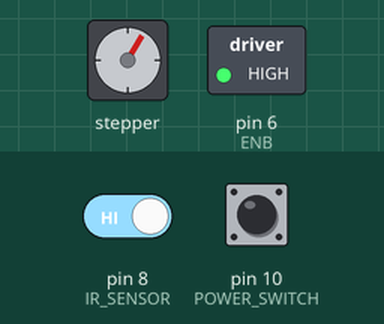
Bench run of a sketch on a simulated Arduino Uno, built with avr-gcc and run on an emulated ATmega328P. On the bench: stepper motor, switched loads named in the sketch (green lamp = pin HIGH). Wiring (inferred from the names in the program): stepper motor (2048 steps per turn assumed): coils A0, A2, A1, A3. The inputs (shaded band) are chosen by the test bench; at power-on: pin 8 (IR_SENSOR) HIGH, pin 10 (POWER_SWITCH) HIGH. Pins used as bus, display or sensor lines are not drawn.

Above: at 1.2 s.
1.3 s: pin 8 (IR_SENSOR) driven LOW
2.8 s: pin 8 (IR_SENSOR) driven HIGH
At 3.27 s:
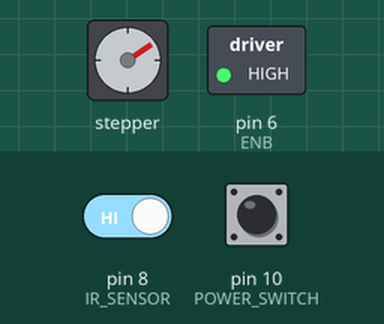
At 3.87 s:
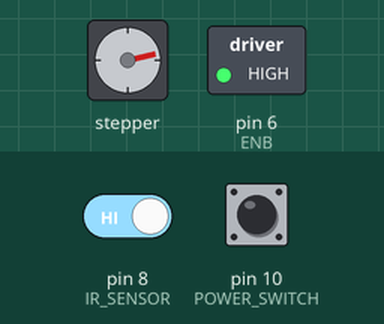
5.8 s: pin 10 (POWER_SWITCH) pulled LOW for 3.2 s
At 5.8 s:
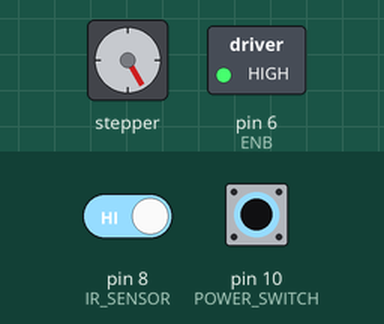
11.7 s: pin 10 (POWER_SWITCH) pulled LOW for 0.15 s
Timing chart, 0 to 18.7 s (numbered marks = the images above; inputs shaded):
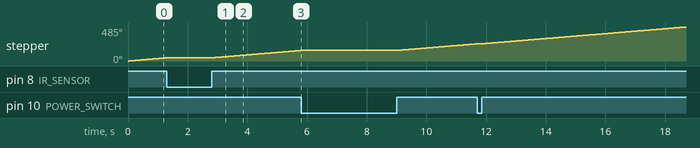

Measured:
- after the input at 1.3 s, stepper: stops changing and stays 45°
- after the input at 2.8 s, stepper: keeps turning clockwise at about 35°/s, starting at once
- by itself, stepper: keeps turning clockwise at about 36°/s

The sketch:

conveyor_belt_code.ino
```cpp
// Pin mapping based on schematic
#define IR_SENSOR 8       // PD7
#define ENB 6             // PD6 - L298 enable
#define IN1 A0             // PD2
#define IN2 A1             // PD3
#define IN3 A2             // PD4
#define IN4 A3             // PD5
#define POWER_SWITCH 10   // PB2

// Stepper sequence for full-step drive
const int stepSequence[4][4] = {
  {1, 0, 1, 0},
  {0, 1, 1, 0},
  {0, 1, 0, 1},
  {1, 0, 0, 1}
};

int stepIndex = 0;
unsigned long lastStepTime = 0;
const int stepDelay = 5; // milliseconds between steps

void setup() {
  pinMode(IR_SENSOR, INPUT);
  pinMode(POWER_SWITCH, INPUT_PULLUP);  // Switch open = HIGH, closed = LOW

  pinMode(ENB, OUTPUT);
  pinMode(IN1, OUTPUT);
  pinMode(IN2, OUTPUT);
  pinMode(IN3, OUTPUT);
  pinMode(IN4, OUTPUT);

  digitalWrite(ENB, HIGH);  // Enable motor driver initially
  stopMotor();              // Motor off at startup
}

void loop() {
  bool powerOn = digitalRead(POWER_SWITCH);
  bool objectDetected = !digitalRead(IR_SENSOR);  // LOW = object detected

  if (powerOn) {
    // System is ON
    if (objectDetected) {
      stopMotor();
    } else {
      runMotor();
    }
  } else {
    // System OFF
    stopMotor();
  }
}

void runMotor() {
  unsigned long currentTime = millis();
  if (currentTime - lastStepTime >= stepDelay) {
    lastStepTime = currentTime;

    digitalWrite(IN1, stepSequence[stepIndex][0]);
    digitalWrite(IN2, stepSequence[stepIndex][1]);
    digitalWrite(IN3, stepSequence[stepIndex][2]);
    digitalWrite(IN4, stepSequence[stepIndex][3]);

    stepIndex++;
    if (stepIndex >= 4) stepIndex = 0;
  }
}

void stopMotor() {
  digitalWrite(IN1, LOW);
  digitalWrite(IN2, LOW);
  digitalWrite(IN3, LOW);
  digitalWrite(IN4, LOW);
}
```
